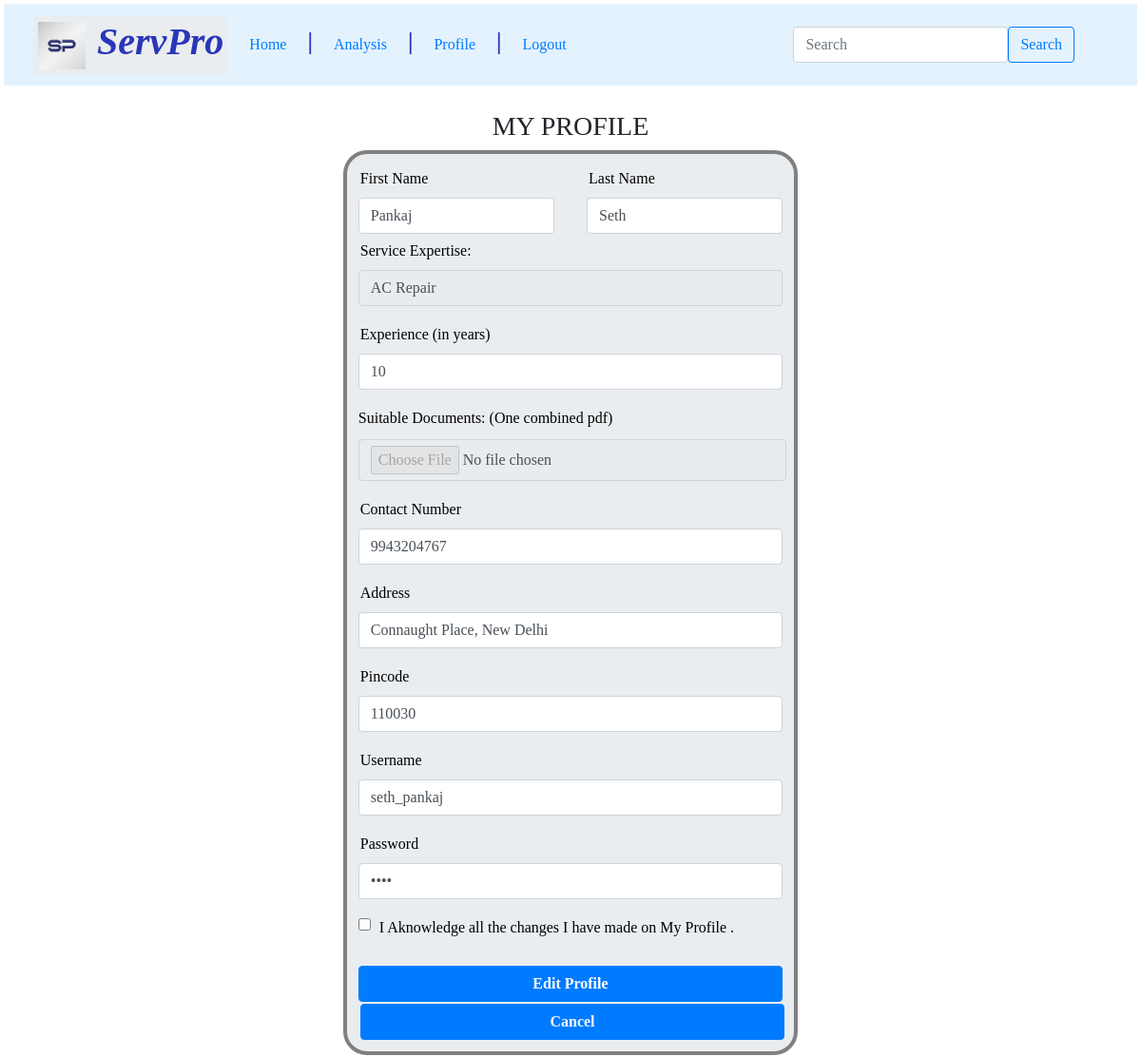
Page /professional_profile/1/seth_pankaj on the committed database.
### backend/models.py (models this page shows)
class Professional(db.Model):
    __tablename__="professional"
    prof_id=db.Column(db.Integer,primary_key=True)
    username=db.Column(db.Integer,db.ForeignKey("user.username"),nullable=False,unique=True)
    serv_id=db.Column(db.Integer,db.ForeignKey("services.serv_id"),nullable=False)
    fname=db.Column(db.String,nullable=False)
    lname=db.Column(db.String,nullable=False)
    exp=db.Column(db.Integer,nullable=False)
    docs=db.Column(db.String,nullable=False)
    address=db.Column(db.String,nullable=False)
    pincode=db.Column(db.Integer,nullable=False)
    phone=db.Column(db.Integer,nullable=False)
    action=db.Column(db.String,nullable=False,default="False")
    avg_prof_rating=db.Column(db.Integer,nullable=True)
    requests=db.relationship("Service_Requests",cascade="all,delete",backref="professional")

class Services(db.Model):
    __tablename__="services"
    serv_id=db.Column(db.Integer,primary_key=True)
    servexp=db.Column(db.String,nullable=False,unique=True)
    description=db.Column(db.String,nullable=False)
    base_price=db.Column(db.Float,nullable=False)
    professionals=db.relationship("Professional",cascade="all,delete",backref="services")
    service_history=db.relationship("Service_Requests",cascade="all,delete",backref="services")

class User(db.Model):
    __tablename__="user"
    username=db.Column(db.String,primary_key=True)
    password=db.Column(db.String,nullable=False)
    role=db.Column(db.Integer,nullable=False)

### backend/controllers.py (the view, shortened to what this page needs)
@app.route("/professional_profile/<prof_id>/<username>", methods=["GET","POST"])
def professional_profile(prof_id,username):
    prof=get_professional(prof_id)
    user=User.query.filter_by(username=username).first()
    serv_id=prof.serv_id
    service=get_service(serv_id)
    if request.method=="GET":
        return render_template("professional_profile.html",username=username,password=user.password,servexp=service.servexp,prof=prof,prof_id=prof_id)

### backend/controllers.py (called while the page is built)
def get_service(serv_id):
    service=Services.query.filter_by(serv_id=serv_id).first()
    return service

def get_professional(prof_id):
    professional=Professional.query.filter_by(prof_id=prof_id).first()
    return professional

### templates/professional_profile.html (shortened to what this page needs)
<!DOCTYPE html>
<head>
    <link rel="stylesheet" href="/static/ServPro.css">
    <link rel="stylesheet" href="https://cdn.jsdelivr.net/npm/bootstrap@4.0.0/dist/css/bootstrap.min.css">
</head>
<body>
    <nav class="navbar navbar-expand-lg bg-body-tertiary" style="background-color: #e3f2fd;">
        <div class="container-fluid">
        <h1 class="case1 center" style="background-color:none; text-align:center;"> <img src="/static/logo.jpeg" alt="Logo" width="50" height="50" class="d-inline-block align-text-top"> ServPro </h1>
          <div class="collapse navbar-collapse" id="admn">
            <ul class="nav nav-underline">
              <li class="nav-item">
                <a class="nav-link active" aria-current="page" href="/professional/{{username}}">Home</a>
              </li> <b style="font-size: 25px; color:rgb(42, 54, 185)"> | </b>
              <li class="nav-item">
                <a class="nav-link" href="/professional_summary/{{username}}">Analysis</a>
              </li><b style="font-size: 25px; color:rgb(42, 54, 185)"> | </b>
              <li class="nav-item">
                <a class="nav-link" href="/professional_profile/{{prof_id}}/{{username}}">Profile</a>
              </li><b style="font-size: 25px; color:rgb(42, 54, 185)"> | </b>
              <li class="nav-item">
                <a class="nav-link" href="/login">Logout</a>
              </li>
            </ul>
          </div>
          <nav class="navbar bg-body-tertiary">
            <div class="container-fluid">
              <form class="d-flex" role="search" action="/professional_search/{{username}}" method="POST">
                <input class="form-control me-2" type="search" placeholder="Search" aria-label="Search" name="search">
                <button type="button" class="btn btn-outline-primary">Search</button>
              </form>
            </div>
          </nav>
        </div>
    </nav><br>
<h3 style="text-align: center"> <bold> MY PROFILE</bold></h3>
    <div class="case2">
      <form action="/professional_profile/{{prof_id}}/{{username}}" method="POST">
        {% if prof %}
        <div class="row g-3">
            <div class="col">
              <label for="fname" class="form-label">First Name</label>
              <input type="text"  name="fname" class="form-control" id="fname" value="{{prof.fname}}" required>
            </div>
            <div class="col">
              <label for="lname" class="form-label">Last Name</label>
              <input type="text" name="lname" class="form-control" id="lname" value="{{prof.lname}}" required>
            </div>
        </div>
        <div class="mb-3">
          <label for="servexp" class="form-label"> Service Expertise: </label> <br>
          <input type="text"  name="fname" class="form-control" id="fname"disabled="disabled" value="{{servexp}}" required>
        </div>
        <div class="mb-3">
            <label for="exp" class="form-label">Experience (in years)</label>
            <input type="number" id="exp" name="exp" class="form-control" value="{{prof.exp}}" required>
        </div>
        <label for="docs" class="form-label"> Suitable Documents: (One combined pdf) </label>
        <div class="input-group mb-3">
            <input type="file" accept="application/pdf" class="form-control" disabled name="docs" id="docs" value="{{prof.docs}}" >
          </div>
          <div class="mb-3">
            <label for="phone" class="form-label">Contact Number</label>
            <input type="number" id="phone" name="phone" class="form-control" value="{{prof.phone}}" required>
        </div>
        <div class="mb-3">
            <label for="address" class="form-label">Address</label>
            <input type="text" id="address" name="address" class="form-control" value="{{prof.address}}" required>
        </div>
        <div class="mb-3">
            <label for="pincode" class="form-label">Pincode</label>
            <input type="number" id="pincode" name="pincode"  class="form-control" value="{{prof.pincode}}" required>
        </div>
        <div class="mb-3">
              <label for="username1" class="form-label">Username</label>
              <input type="username" name="username" class="form-control" id="username1" value="{{username}}" required>
        </div>
        <div class="mb-3">
              <label for="password1" class="form-label">Password</label>
              <input type="password" name="password" class="form-control" id="password1" value="{{password}}" required>
        </div>
        <div class="form-check">
            <input name="check" class="form-check-input" type="checkbox" id="gridCheck" required>
            <label class="form-check-label" for="gridCheck">
            I Aknowledge all the changes I have made on My Profile .
            </label>
        </div> <br>
        <div class="d-grid gap-2">
          <button class="btn btn-primary" type="submit" style="width:100%;"><b> Edit Profile </b></button>
          <br>
          <a href="/professional/{{username}}" class="btn btn-primary" type="button" style="width:100%;"><b style="color: aliceblue;"> Cancel </b></a>
        </div>
        {% endif %}
      </form>
    </div>
</body>
</html>

### static/ServPro.css (style rules this page uses)
* { font-family: "Times New Roman"; margin:2px; }
.case1 { margin:auto; height: auto; text-align: center; font-style: italic; font-weight: bold; padding: 3px; color:rgb(42, 54, 185); background-color:rgb(234, 237, 240); }
.case2 { border: 4px solid gray; padding: 8px; border-radius: 25px; margin-top: 10px; margin: auto; height: 65%; width: 40%; color:black; background-color:rgb(234, 237, 240); }

### rows in the picture
Professional: fname "Pankaj", lname "Seth", exp "10", phone "9943204767", address "Connaught Place, New Delhi", pincode "110030"
Services: fname "AC Repair"
